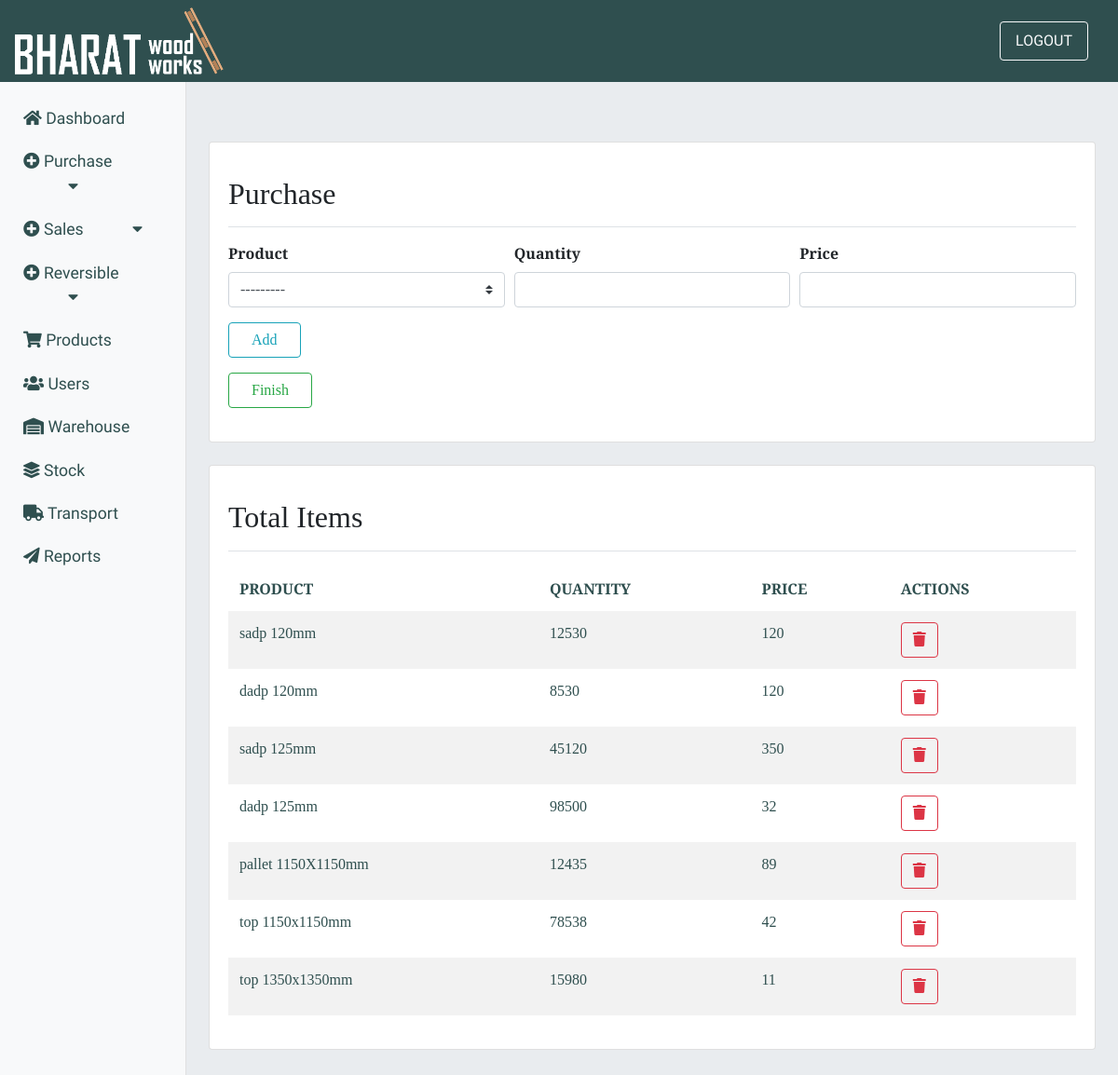
/add_product/ (signed in), run on the app's committed database.
### purchase/models.py (models this page shows)
class Purchase_has_Product(models.Model):
    purchase = models.ForeignKey(Purchase,on_delete=models.CASCADE,null=True,blank=False)
    product = models.ForeignKey(Product,on_delete=models.DO_NOTHING,null=True,blank=False)
    qty     = models.IntegerField(null=True,blank=False)
    price   = models.IntegerField(null=True,blank=False)

class Product(models.Model):
    product_name = models.CharField(max_length=40)
    size     = models.CharField(max_length=30)
    unit     = models.CharField(max_length=30,null=True)
    holes    = models.CharField(max_length=20,default=" ")
    hole_size= models.CharField(max_length=20,default=" ")
    is_active = models.BooleanField(default=True)
    def __str__(self):
        return self.product_name+' '+ self.size + self.unit+' '+self.holes

### purchase/views.py (the view, shortened to what this page needs)
# urls.py: path('add_product/', views.product_detail, name='pur_product'),
@login_required(login_url='login')
def product_detail(request):
    product_form = PurchaseProductForm()
    purchase_id = Purchase.objects.latest('id')
    items = Purchase_has_Product.objects.filter(purchase=purchase_id)
    context = {'product_form': product_form,
               'items': items, 'purchase_id': purchase_id}
    return render(request, 'purchase/add_item.html', context)

### purchase/forms.py
class PurchaseProductForm(forms.ModelForm):
    product = forms.ModelChoiceField(queryset=products,widget=forms.Select(attrs={'class':'custom-select'}))
    class Meta():
        model = Purchase_has_Product
        fields = ('purchase','product','qty','price') # add purchase to see purchase id

### purchase/models.py (called while the page is built)
    def __str__(self):
        return str(self.id)

### purchase/templates/purchase/add_item.html (shortened to what this page needs)
{% extends 'inventory/main.html' %}
{% block content %}
<div class="card mb-4">
    <div class="card-body">
        <div
            class="d-flex justify-content-between flex-wrap flex-md-nowrap align-items-center pt-3 pb-2 mb-3 border-bottom">
            <h1 class="h2">Purchase</h1>
        </div>
        <form method="POST">
            <div class="form-row">
                <div class="col-sm-4 mb-3">
                    <label class="font-weight-bold">Product</label>
                    {{ product_form.product }}
                </div>
                <div class="col-sm-4 mb-3">
                    <label class="font-weight-bold">Quantity</label>
                    <input type="number" class="form-control" min="1" name="qty" required>
                </div>
                <div class="col-sm-4 mb-3">
                    <label class="font-weight-bold">Price</label>
                    <input type="number" class="form-control" name="price" required>
                </div>
            </div>
            <button class="btn btn-outline-info mb-3 px-4" type="submit">Add</button>
        </form>
        <a href="{% url 'purchase' %}" class="btn btn-outline-success mb-3 px-4" type="submit">Finish</a>
    </div>
</div>
<div class="card mb-4">
    <div class="card-body">
        <div
            class="d-flex justify-content-between flex-wrap flex-md-nowrap align-items-center pt-3 pb-2 mb-3 border-bottom">
            <h1 class="h2">Total Items</h1>
        </div>
        <table class="table table-striped table-borderless" data-toggle="table" data-search="true"
            data-show-toggle="true" data-show-fullscreen="true">
            <thead>
                <tr>
                    <th>PRODUCT</th>
                    <th>QUANTITY</th>
                    <th>PRICE</th>
                    <th>ACTIONS</th>
                </tr>
            </thead>
            <tbody>
                {% if items %}
                {% for item in items %}
                <tr>
                    <td>{{ item.product}}</td>
                    <td>{{ item.qty }}</td>
                    <td>{{ item.price }}</td>
                    <td>
                        <button type="button" class="btn btn-outline-danger" data-toggle="modal"
                            data-target="#deleteModal{{ item.id }}">
                            <i class="fas fa-trash"></i>
                        </button>
                    </td>
                </tr>
                {% endfor %}
                {% else %}
                <tr>No Products Added yet</tr>
                {% endif %}
            </tbody>
        </table>
    </div>
</div>
{% endblock %}

### static/css/dashboard.css (style rules this page uses)
:root { --Sniglet-font: "Sniglet", cursive; --Rubik: "Rubik", cursive; --Patua: "Patua One", cursive; --Lobster: "lobster", cursive; --Merriweather: "Merriweather Sans", cursive; --light-black: #2e2c2caf; --bggradient: linear-gradient(to bottom, #ff5733, #ffffff); --light-gray: rgba(255, 255, 255, 0.877); }
tr, td { color: darkslategrey; }

### data on the page
Purchase_has_Product: product "sadp 120mm", qty "12530", price "120"
Purchase_has_Product: product "dadp 120mm", qty "8530", price "120"
Purchase_has_Product: product "sadp 125mm", qty "45120", price "350"
Purchase_has_Product: product "dadp 125mm", qty "98500", price "32"
Purchase_has_Product: product "pallet 1150X1150mm", qty "12435", price "89"
Purchase_has_Product: product "top 1150x1150mm", qty "78538", price "42"
Purchase_has_Product: product "top 1350x1350mm", qty "15980", price "11"
